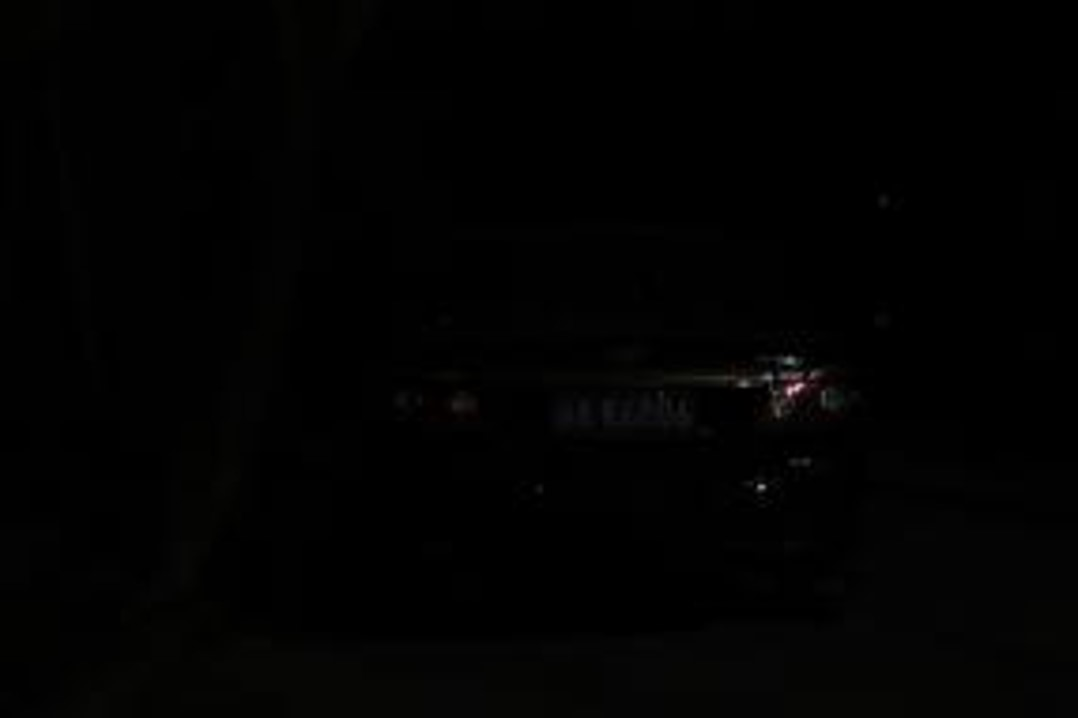
#> input picture img/source.jpg, 1078 x 718 px, found by its file name
$ jupyter execute --allow-errors '评估.ipynb'   (shell and % lines are left out)
#> lines starting #> are read from the running program, lines starting #| are printed output that depends on the picture; long printed decimals are rounded
[cell 1]
import numpy as np
from PIL import Image
from ISR.models import RRDN
from ISR.models import RDN

#> (the rest of this cell did not finish here and is left out)

[cell 2]
from skimage.metrics import structural_similarity as ssim
import torch
import torchvision.transforms as transforms
from lpips import LPIPS
import numpy as np
from PIL import Image

def calculate_psnr(img1, img2):
    # img1 and img2 have range [0, 255]
    img1 = img1.astype(np.float64)
    img2 = img2.astype(np.float64)
    mse = np.mean((img1 - img2)**2)
    if mse == 0:
        return float('inf')
    return 20 * np.log10(255.0 / np.sqrt(mse))

def calculate_ssim(img1, img2):
    # 计算SSIM
    return ssim(img1, img2, data_range=img2.max() - img2.min())


img1 = Image.open('source.jpg')
#> img1 is the input picture: PIL image 1078x718 RGB; mean R, G, B 1.7, 1.7, 1.5
img2 = Image.open('kind_++.jpg')
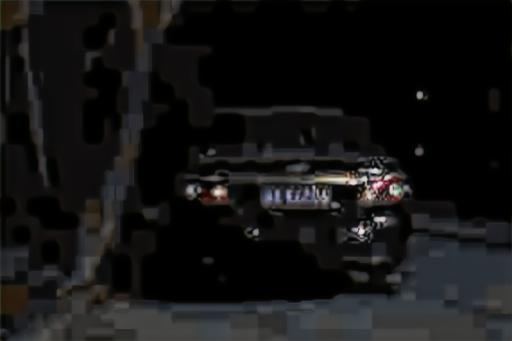
#> input picture img/kind_++.jpg, 512 x 341 px, found by its file name
#> img2 is the input picture: PIL image 512x341 RGB; mean R, G, B 20.3, 20, 20
img2 = img2.resize(img1.size)
#> img2: PIL image 1078x718 RGB
img1_gray = img1.convert('L')
img2_gray = img2.convert('L')
#> in calculate_psnr, `mse = np.mean((img1 - img2)**2)`: mse = 885.6
#| PSNR score: 18.659
#| SSIM score: 0.4686
#> (the call stopped at in calculate_lpips, `transform = transforms.Compose([ transforms.ToTensor(), transforms.Nor..`: torchvision is not available in this run)
img1_np = np.array(img1)
img2_np = np.array(img2)
img1_gray_np = np.array(img1_gray)
img2_gray_np = np.array(img2_gray)

def calculate_lpips(img1, img2):
    # 将图像转换为张量，并将其归一化为[-1, 1]范围内的值
    transform = transforms.Compose([
        transforms.ToTensor(),
        transforms.Normalize(mean=[0.5, 0.5, 0.5], std=[0.5, 0.5, 0.5])])
    img1 = transform(img1).unsqueeze(0)
    img2 = transform(img2).unsqueeze(0)
    # 初始化LPIPS模型
    lpips_model = LPIPS(net='alex')
    # 计算LPIPS
    return lpips_model(img1, img2)

def calculate_mse(img1, img2):
    # 计算MSE
    mse = np.mean((img1 - img2) ** 2)
#> mse = 70.18
    return mse

print(f'PSNR score: {calculate_psnr(img1_np, img2_np)}')
# 打印SSIM得分
print("SSIM score:", calculate_ssim(img1_gray_np, img2_gray_np))
print("LPIPS score:", calculate_lpips(img1, img2).item())
print("MSE score:", calculate_mse(img1_np, img2_np))
#| MSE score: 70.180

[cell 3]
from PIL import Image
import numpy as np
from lpips import LPIPS

# 读取图像
#> (the rest of this cell did not finish here and is left out)

[cell 4]
from PIL import Image
import numpy as np

# 读取图像
#> (the rest of this cell did not finish here and is left out)

[cell 5]
import cv2
image = cv2.imread("kind_++.jpg")
gray_image = cv2.cvtColor(image, cv2.COLOR_BGR2GRAY)
equalized_image = cv2.equalizeHist(gray_image)
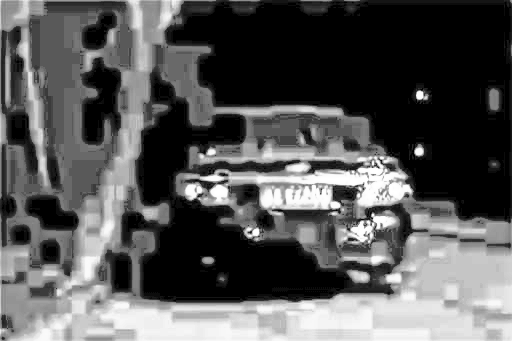
#> equalized_image: shape (341, 512); min 0, max 255, mean 87.5
cv2.imwrite("equalized_image.png", equalized_image)
#> Out = True
